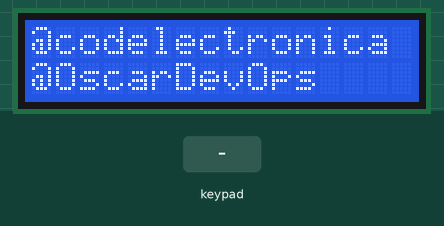
Simulated run of this sketch. Board: Arduino Uno, built with avr-gcc and run on an emulated ATmega328P. Parts: 16×2 character LCD. The inputs (shaded band) are chosen by the test bench.

Above: at 0.1 s.
3.8 s: keypad keys 3 2 1 0 * pressed 0.4 s apart
At 5.7 s:
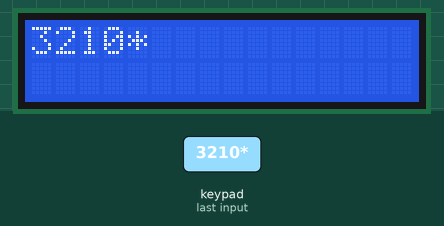
7.3 s: keypad keys 3 2 1 0 = pressed 0.4 s apart
At 10.0 s:
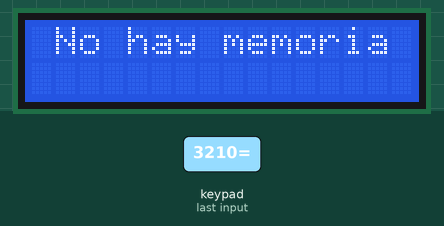
10.8 s: key 'X' pressed
At 11.4 s:
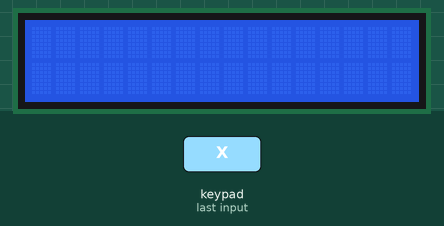
12.3 s: key '+' pressed
At 13.3 s:
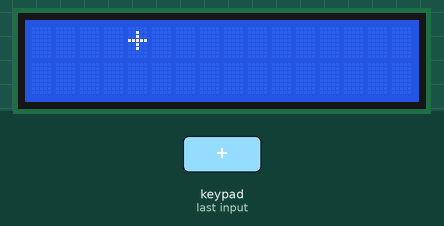
Timing chart, 0 to 14.8 s (numbered marks = the images above; inputs shaded):
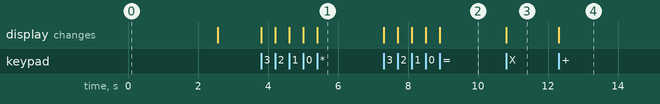

Measured:
- after the input at 3.8 s, the display: first changes at once (image 1 shows a later state)
- after the input at 7.3 s, the display: first changes at once (image 2 shows a later state)
- after the input at 10.8 s, the display: changes at once (image 3)
- after the input at 12.3 s, the display: changes at once (image 4)

The sketch:

calculadora.ino
```cpp
#include <Keypad.h>
#include <LiquidCrystal.h>

const byte ROWS = 4;
const byte COLS = 4;

char hexaKeys[ROWS][COLS] = {
{'1', '2', '3', '+'},
{'4', '5', '6', '-'},
{'7', '8', '9', '*'},
{'X', '0', '=', '/'}
};

byte rowPins[ROWS] = {3, 2, 1, 0};
byte colPins[COLS] = {7, 6, 5, 4};

LiquidCrystal lcd(9, 8, 10, 11, 12, 13);
Keypad myKeypad = Keypad( makeKeymap(hexaKeys), rowPins, colPins, ROWS, COLS);

boolean valorActual = false;
boolean siguiente = false;
boolean final = false;
String num1, num2,num3;
int total;
int movimiento;
char op;

void setup(){
    lcd.begin(16,2);
    lcd.setCursor(0,0);
    lcd.print("@codelectronica");
    lcd.setCursor(0,1);
    lcd.print("@OscarDevOps");
    delay(2500);
    lcd.clear();
}

void loop(){
    char key = myKeypad.getKey();
    if (key != NO_KEY && (key=='1'||key=='2'||key=='3'||key=='4'||key=='5'||key=='6'||key=='7'||key=='8'||key=='9'||key=='0')){
    if (valorActual != true){
        num1 = num1 + key;
        int numLength = num1.length();
        movimiento = numLength;
        lcd.setCursor(0, 0);
        lcd.print(num1);
    }
    else {
        num2 = num2 + key;
        int numLength = num2.length();
        lcd.setCursor(movimiento+1, 0);
        lcd.print(num2);
        final = true;
    }
    }

    else if (valorActual == false && key != NO_KEY && (key == '/' || key == '*' || key == '-' || key == '+')){
    if (valorActual == false){
        valorActual = true;
        op = key;
        lcd.setCursor(movimiento,0);
        lcd.print(op);
    }
    }

    else if (final == true && key != NO_KEY && key == '='){
    if (op == '+'){
        total = num1.toInt() + num2.toInt();
    }
    else if (op == '-'){
        total = num1.toInt() - num2.toInt();
    }
    else if (op == '*'){
        total = num1.toInt() * num2.toInt();
    }
    else if (op == '/'){
        if(num2.toInt()==0){
        total = ' ';
        }else{
        total = num1.toInt() / num2.toInt();
        }
    }
    num3=String(total);
    lcd.clear();
    lcd.setCursor(15,0);
    lcd.autoscroll();
    if(total==' '){
        lcd.print("Sintax Error");
    }else if(num3.length()>4){
        lcd.print("No hay memoria");
    }else{
        lcd.print(total);
    }
    lcd.noAutoscroll();
    }
    else if (key != NO_KEY && key == 'X'){
        lcd.clear();
        valorActual = false;
        final = false;
        num1 = "";
        num2 = "";
        total = 0;
        op = ' ';
    }
}
```
